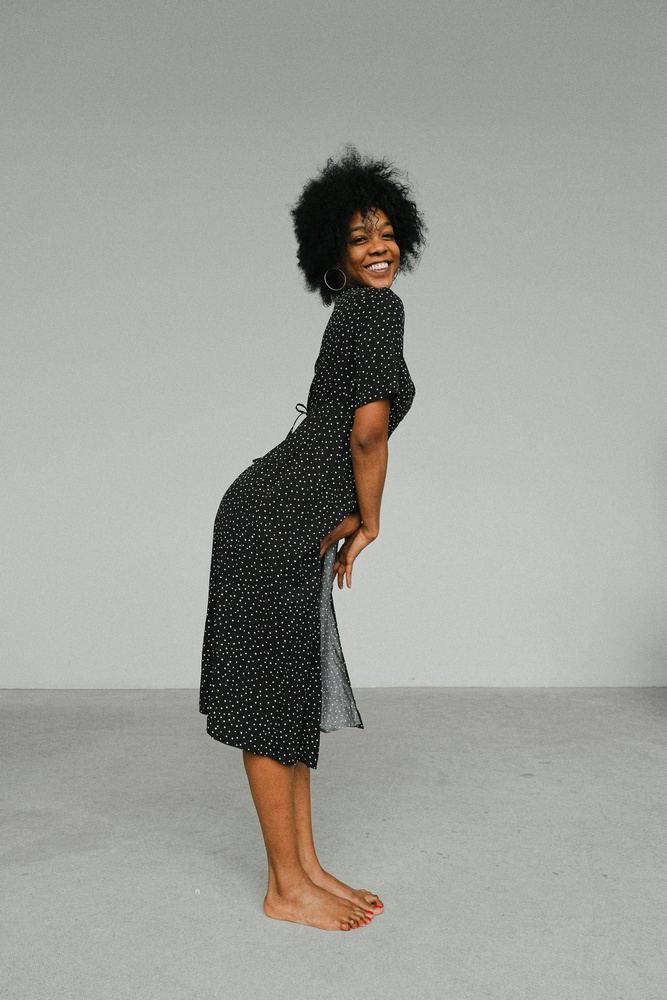
#> input picture assets/input.jpg, 667 x 1000 px, shrunk from 3874 x 5811 before the run; its folder holds only this picture in this run
$ python -i filters.py   (imports and definitions only)   (older library calls are emulated)
#> lines starting #> are read from the running program, lines starting #| are printed output that depends on the picture
#> further down, picture is the input picture: shape (1000, 667, 3); mean B, G, R 153.6, 159.9, 158.9
import cv2
import numpy as np

# Precomputed LUTs
lut_kodak_portra = None
lut_fujifilm_velvia = None
lut_cinestill_800t = None
lut_kodak_ektar_100 = None
lut_fujifilm_provia_100f = None

def apply_grayscale(image):
    return cv2.cvtColor(image, cv2.COLOR_BGR2GRAY)

# [7 lines left out: function apply_sepia, not called in this run]

def apply_blur(image, ksize=(15, 15)):
    return cv2.GaussianBlur(image, ksize, 0)

def apply_edge_detection(image):
    return cv2.Canny(image, 100, 200)

def apply_lut(image, lut_r, lut_g, lut_b):
    r, g, b = cv2.split(image)
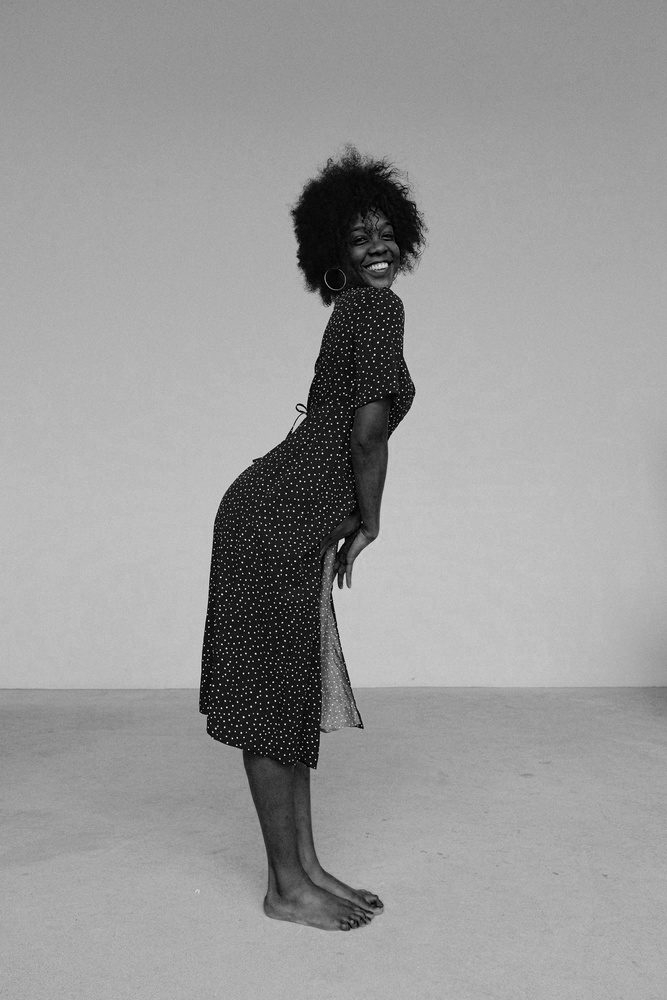
#> r: shape (1000, 667); min 0, max 255, mean 153.6
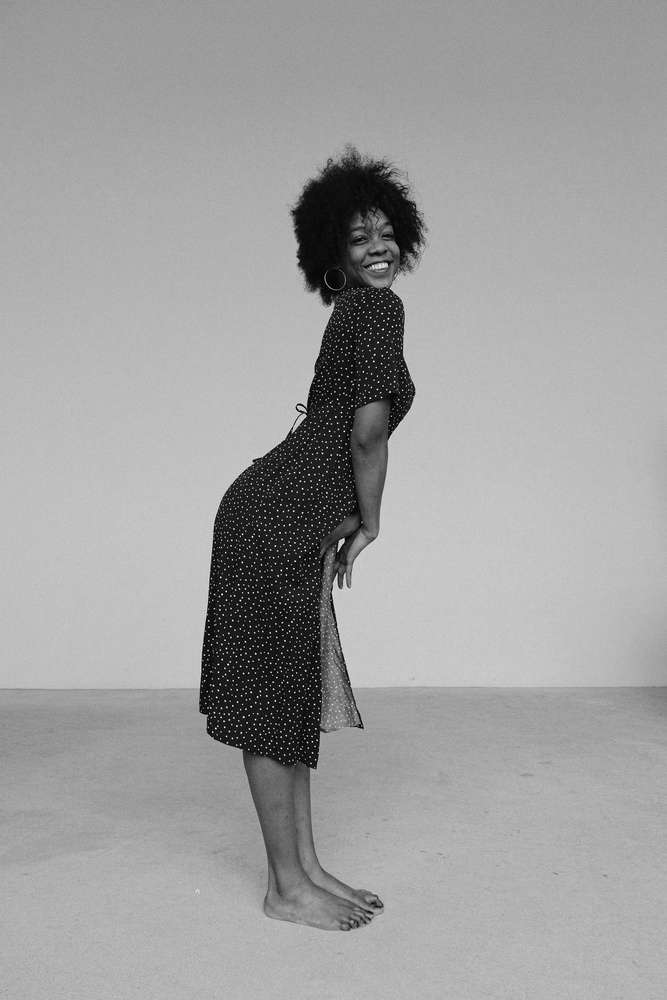
#> g: shape (1000, 667); min 0, max 255, mean 159.9
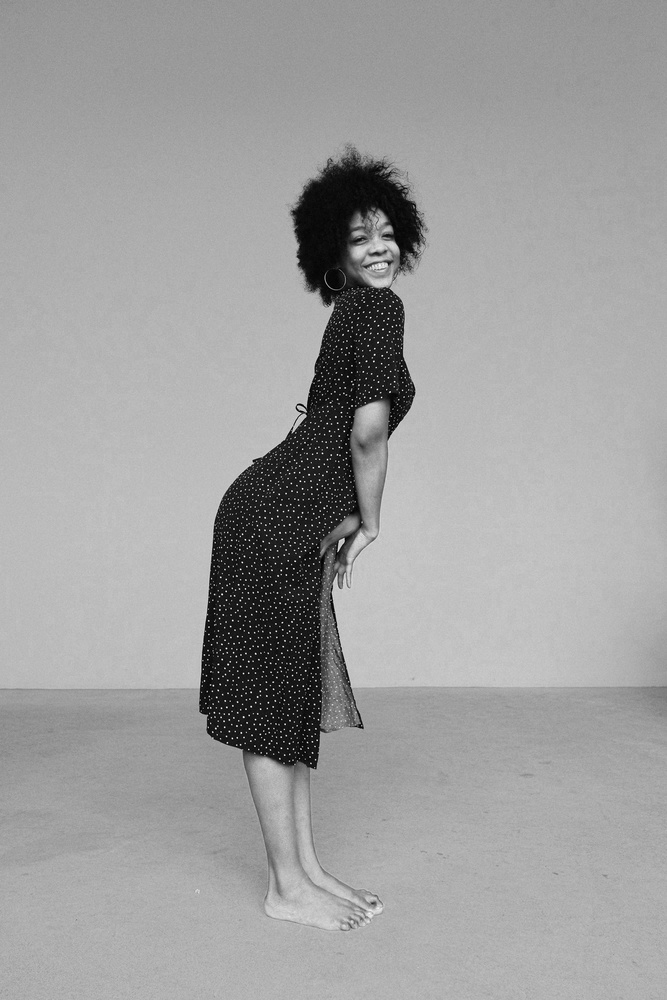
#> b: shape (1000, 667); min 0, max 255, mean 158.9
    r = cv2.LUT(r, lut_r)
    g = cv2.LUT(g, lut_g)
    b = cv2.LUT(b, lut_b)
    return cv2.merge((r, g, b))

def apply_kodak_portra(image):
    global lut_kodak_portra
    if lut_kodak_portra is None:
        lut_r = np.array([i for i in range(256)], dtype=np.uint8)
        lut_g = np.array([min(255, i * 0.95 + 12) for i in range(256)], dtype=np.uint8)
        lut_b = np.array([min(255, i * 0.85 + 20) for i in range(256)], dtype=np.uint8)
        lut_kodak_portra = lut_r, lut_g, lut_b
    return apply_lut(image, *lut_kodak_portra)

# [35 lines left out: functions apply_fujifilm_velvia, apply_cinestill_800t, apply_kodak_ektar_100, apply_fujifilm_provia_100f, not called in this run]

def apply_custom_filter(image):
    lut_r, lut_g, lut_b = create_warm_lut()
    return apply_lut(image, lut_r, lut_g, lut_b)

# [73 lines left out: functions add_grain, add_light_leak, add_vignette, apply_vintage_effect, not called in this run]

>>> import cv2
>>> picture = cv2.imread('assets/input.jpg')
>>> result = apply_kodak_portra(picture)
